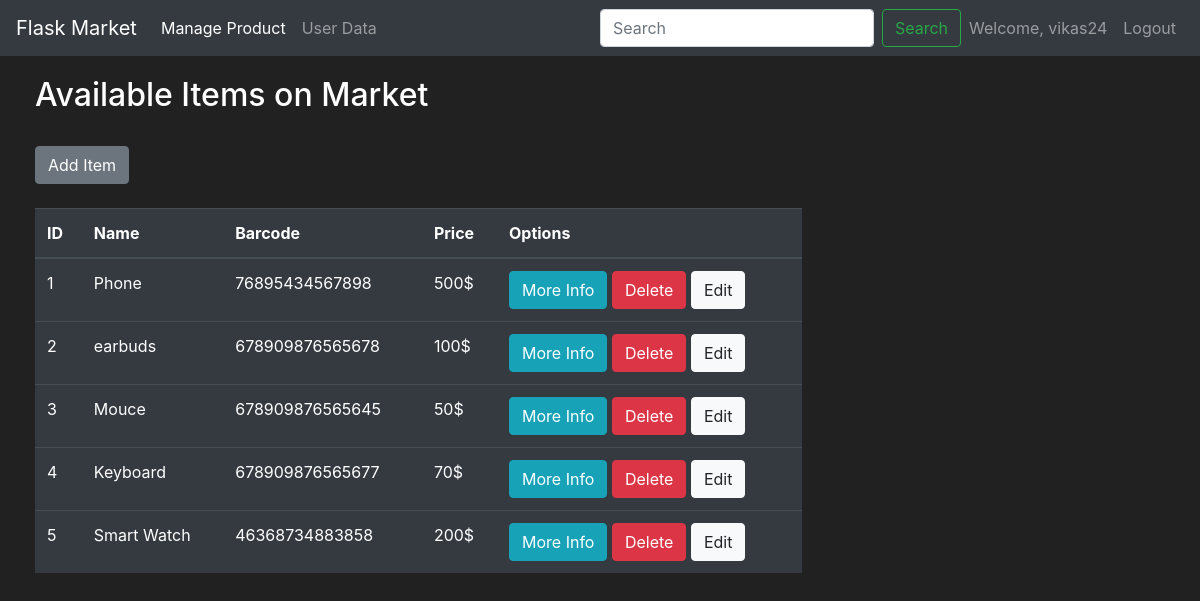
/manage_product (signed in), run on the app's committed database.
### market/models.py (models this page shows, shortened)
class User(db.Model, UserMixin):
    id = db.Column(db.Integer(), primary_key=True)
    username = db.Column(db.String(length=30), nullable=False, unique=True)
    email_address = db.Column(db.String(length=50), nullable=False, unique=True)
    password_hash = db.Column(db.String(length=90), nullable=False)
    budget = db.Column(db.Integer(), nullable=False, default=100000 )
    items = db.relationship('Item', backref='owned_user', lazy=True)
    @property
    def password(self):
        return self.password

class Item(db.Model):
    id = db.Column(db.Integer(), primary_key=True)
    name = db.Column(db.String(length=30), nullable=False, unique=True)
    price = db.Column(db.Integer(), nullable=False)
    barcode = db.Column(db.String(length=12), nullable=False, unique=True)
    description = db.Column(db.String(length=1024), nullable=False, unique=True)
    owner = db.Column(db.Integer(), db.ForeignKey('user.id'))

### market/routes.py (the view)
@app.route('/manage_product')
def manage_product():
    form = AddItemForm()
    purchase_form = PurchaseItemForm()
    items = Item.query.all()
    return render_template('admin_manage_product.html', items=items, form=form, purchase_form=purchase_form)

### market/forms.py
class AddItemForm(FlaskForm):
    name = StringField(label='Product_name', validators=[DataRequired()])
    barcode = StringField(label='barcode', validators=[Length( min=14,max=20),DataRequired()])
    price = IntegerField(label='price', validators=[DataRequired()])
    description = TextAreaField(label='description', validators=[DataRequired()])
    submit = SubmitField()

class PurchaseItemForm(FlaskForm):
    submit = SubmitField(label='Purchase Item!')

### market/models.py (called while the page is built)
@login_manager.user_loader
def load_user(user_id):
    return User.query.get(int(user_id))

### market/routes.py (called while the page is built)
@app.context_processor
def admin_page():
    form = SearchForm()
    return dict(form=form)

### market/templates/admin_manage_product.html (shortened to what this page needs)
{% extends 'admin_page.html' %}
{% block content %}
    <div class="row" style="margin-top: 20px; margin-left: 20px;">
        <div class="col-8">
            <div>
            <h2>Available Items on Market</h2>
            <br>
            <button class="btn btn-outline btn-secondary " data-toggle="modal" data-target="#addItemModal">Add Item</button>
            </div>
        <br>
            <table class="table table-hover table-dark">
            <thead>
                <tr>
                    <th scope="col">ID</th>
                    <th scope="col">Name</th>
                    <th scope="col">Barcode</th>
                    <th scope="col">Price</th>
                    <th scope="col">Options</th>
                </tr>
            </thead>
            <tbody>
                {% for item in items %}
                    <tr>
                        <td>{{ item.id }}</td>
                        <td>{{ item.name }}</td>
                        <td>{{ item.barcode }}</td>
                        <td>{{ item.price }}$</td>
                        <td>
                            <button class="btn btn-outline btn-info" data-toggle="modal" data-target="#Modal-MoreInfo-{{ item.id }}">More Info</button>
                            <a href="{{ url_for('delete_item', item_id = item.id) }}" class="btn btn-outline btn-danger" >Delete</a>
                            <button class="btn btn-outline btn-light edit-btn"  data-id="{{ item.id }}" >Edit</button>
                        </td>
                    </tr>
                {% endfor %}
            </tbody>
        </table></div>
    </div>
{% endblock %}

### market/templates/admin_page.html (shortened to what this page needs)
<!doctype html>
<html lang="en">
   <head>
      <link rel="stylesheet" href="https://cdn.jsdelivr.net/npm/bootstrap@4.5.3/dist/css/bootstrap.min.css">
   </head>
   <body>
    <nav class="navbar navbar-expand-md navbar-dark bg-dark">
      <a class="navbar-brand" href="#">Flask Market</a>
      <div class="collapse navbar-collapse" id="navbarNav">
        <ul class="navbar-nav mr-auto">
            <li class="nav-item active">
                <a class="nav-link" href="{{ url_for('manage_product') }}">Manage Product<span class="sr-only">(current)</span></a>
            </li>
            <li class="nav-item">
                <a class="nav-link" href="{{ url_for('get_all_user') }}">User Data</a>
            </li>
        </ul>
            {%  if current_user.is_authenticated  %}
                <ul class="navbar-nav">
                  <form method="POST" action="{{url_for('search')}}" class="form-inline">
                    <input class="form-control mr-sm-2" type="search" placeholder="Search" aria-label="Search" name="searched">
                    <button class="btn btn-outline-success my-2 my-sm-0" type="submit" >Search</button>
                  </form>
                    <li class="nav-item">
                        <a class="nav-link">Welcome, {{ current_user.username }}</a>
                    </li>
                    <li class="nav-item">
                        <a class="nav-link" href="{{ url_for('logout_page') }}">Logout</a>
                    </li>
                </ul>
            {%  else  %}
                <ul class="navbar-nav">
                    <li class="nav-item">
                        <a class="nav-link" href="{{ url_for('admin_login_page') }}">Admin Login</a>
                    </li>
                </ul>
            {%  endif  %}
      </div>
    </nav>
      {% block content %}
      {% endblock %}
   </body>
</html>

### market/templates/admin_page.html (style rules this page uses)
body { background-color: #212121; color: white }

### data on the page
User: username "vikas24"
Item: id "1", name "Phone", barcode "76895434567898", price "500"
Item: id "2", name "earbuds", barcode "678909876565678", price "100"
Item: id "3", name "Mouce", barcode "678909876565645", price "50"
Item: id "4", name "Keyboard", barcode "678909876565677", price "70"
Item: id "5", name "Smart Watch", barcode "46368734883858", price "200"
